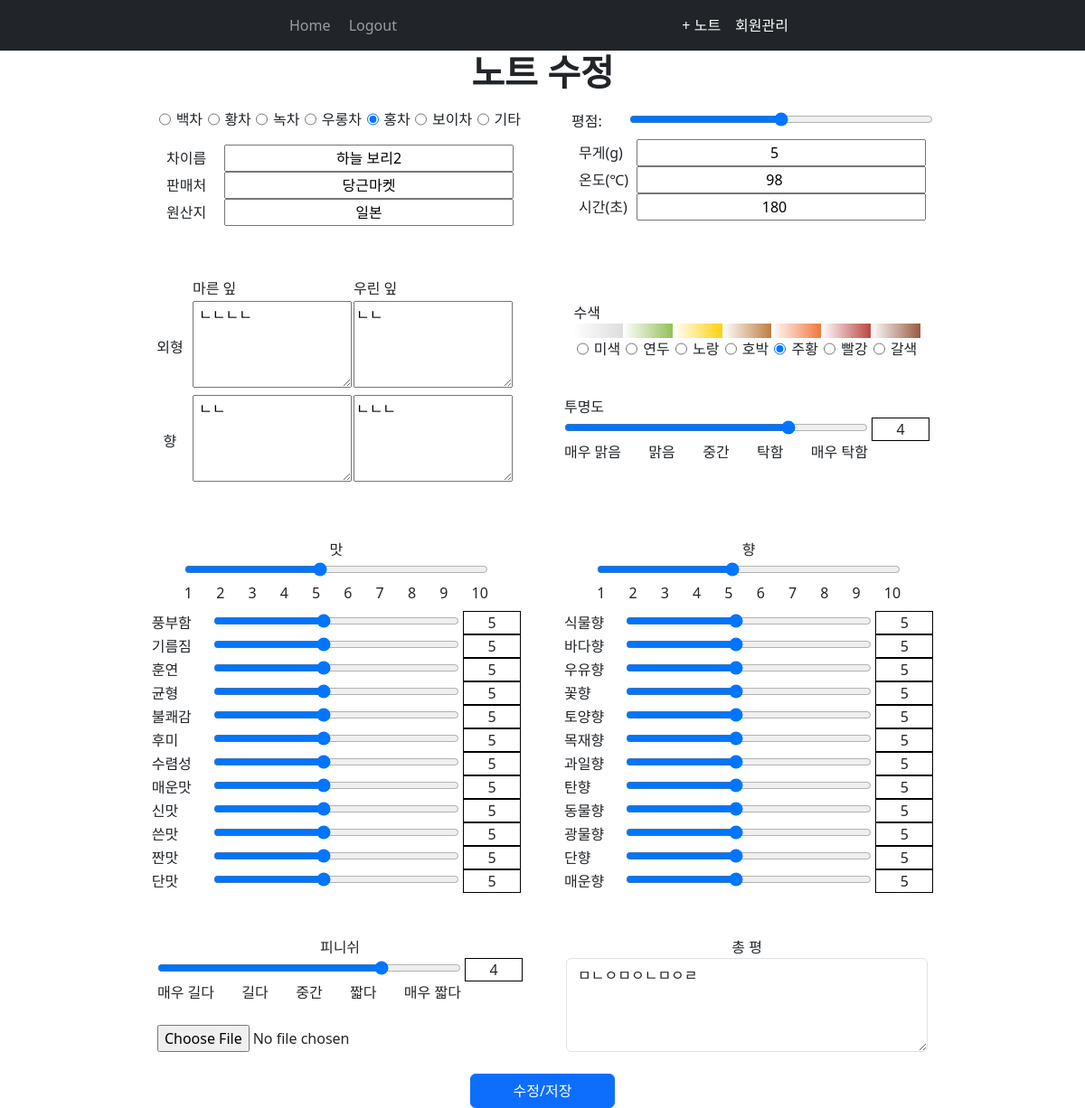
Page /teanote_modify/5 (signed in) on the committed database.
### website/models.py (models this page shows)
class Note(db.Model):
    id = db.Column(db.Integer, primary_key=True)  # ID
    teaname = db.Column(db.String(150), nullable=False)           # 차이름
    sailer = db.Column(db.String(150))           # 판매처
    country = db.Column(db.String(150))           # 원산지
    type_of_tea = db.Column(db.String(150))      # 차 종류: 백차, 황차, 녹차, ...
    tea_quantity = db.Column(db.Integer)          # 무게
    tea_temprature = db.Column(db.Integer)        # 온도
    tea_brew_time = db.Column(db.Integer)         # 시간
    grade = db.Column(db.Integer)  # 평점
    dry_leaf_appearence = db.Column(db.String(5000), nullable=True)  # 마른 잎 외형
    brew_leaf_appearence = db.Column(db.String(5000), nullable=True) # 우린 잎 외형
    dry_leaf_perfume = db.Column(db.String(5000), nullable=True)     # 마른 잎 향
    brew_leaf_perfume = db.Column(db.String(5000), nullable=True)    # 우린 잎 향
    strength_of_taste = db.Column(db.Integer)            # 맛의 강도
    t1 = db.Column(db.Integer)
    t2 = db.Column(db.Integer)
    t3 = db.Column(db.Integer)
    t4 = db.Column(db.Integer)
    t5 = db.Column(db.Integer)
    t6 = db.Column(db.Integer)
    t7 = db.Column(db.Integer)
    t8 = db.Column(db.Integer)
    t9 = db.Column(db.Integer)
    t10 = db.Column(db.Integer)
    t11 = db.Column(db.Integer)
    t12 = db.Column(db.Integer)
    strength_of_perfume = db.Column(db.Integer)
    p1 = db.Column(db.Integer)
    p2 = db.Column(db.Integer)
    p3 = db.Column(db.Integer)
    p4 = db.Column(db.Integer)
    p5 = db.Column(db.Integer)
    p6 = db.Column(db.Integer)
    p7 = db.Column(db.Integer)
    p8 = db.Column(db.Integer)
    p9 = db.Column(db.Integer)
    p10 = db.Column(db.Integer)
    p11 = db.Column(db.Integer)
    p12 = db.Column(db.Integer)
    leaf_color = db.Column(db.String(100), nullable=True) # 수색
    transparency = db.Column(db.Integer)   # 투명도
    finish = db.Column(db.Integer)   # 피니쉬
    note = db.Column(db.String(10000), nullable=True)   # 총평
    brief_note1 = db.Column(db.String(50))
    brief_note2 = db.Column(db.String(50))
    brief_note3 = db.Column(db.String(50))
    brief_note4 = db.Column(db.String(50))
    image = db.Column(db.String(150))    # 사진
    date = db.Column(db.DateTime(timezone=True), default=func.current_timestamp()) # 기록날짜
    user_id = db.Column(db.Integer, db.ForeignKey('user.id'))        # 사용자 id

### website/views.py (the view, shortened to what this page needs)
@views.route('/teanote_modify/<noteid>', methods=['GET', 'POST'])
@login_required
def teanote_modify(noteid):
    this_note = Note.query.get_or_404(noteid)
    return render_template("teanote_modify.html", note=this_note, user=current_user)

### website/templates/teanote_modify.html (shortened to what this page needs)
{% extends "base.html" %} {% block title %}New Note{% endblock %}
{% block content %}
<h1 class="page-title">노트 수정</h1>
{% set tea_kinds = {"백차":"white-tea", "황차": "yellow-tea", "녹차":"green-tea", "우롱차":"oorong", "홍차":"red-tea", "보이차":"boi", "기타": 'etc'} %}
<form id="teanote_form" method="POST" enctype="multipart/form-data">
    <div class="d-flex flex-wrap align-items-center justify-content-center bd-highlight" style="gap: 3rem;">
        <div class="bd-highlight mt-n2">
            <div class="d-flex flex-column align-items-center bd-highlight">
                <div class="p-2 bd-highlight">
                    <div class="d-flex justify-content-between bd-highlight" style="width: 25rem;" >
                        {% for tea_key, tea_value in tea_kinds.items() %}
                            <input type="radio" name="tea-types" id="{{ tea_value }}" value="{{ tea_key }}" {% if note.type_of_tea == tea_key %} checked {% endif %} />{{ tea_key }}
                        {% endfor %}
                    </div>
                </div>
                <div class="p-2 bd-highlight">
                    <div class="tea-outline-item">
                        <label class="input-label" for="teaname">차이름</label><input class="tea-outline-input" type="text" name = "teaname" id="teaname"  value="{{ note.teaname }}"/>
                    </div>
                    <div class="tea-outline-item">
                        <label class="input-label" for="sailer">판매처</label><input class="tea-outline-input" type="text" name = "sailer" id="sailer" value="{{ note.sailer }}" />
                    </div>
                    <div class="tea-outline-item">
                        <label class="input-label" for="country">원산지</label><input class="tea-outline-input" type="text" name = "country" id="country" value="{{ note.country }}" />
                    </div>
                </div>
            </div>
        </div>
        <div class="bd-highlight mt-1">
            <div class="d-flex flex-column align-items-center bd-highlight">
                <div class="bd-highlight">
                    <label class="input-label" for="country">평점: </label><input type="range" class="big-slider" min="1" max="5" name="grade" value="{{ note.grade }}" />
                </div>
                <div class="p-2 bd-highlight">
                    <div class="tea-outline-item">
                        <label class="input-label" for="tea-quantity">무게(g)</label><input class="tea-outline-input" type="number" name = "tea-quantity" id="tea-quantity" value="{{ note.tea_quantity }}" />
                    </div>
                    <div class="tea-outline-item">
                        <label class="input-label" for="tea-temprature">온도(℃)</label><input class="tea-outline-input" type="number" name = "tea-temprature" id="tea-temprature" value="{{ note.tea_temprature }}" />
                    </div>
                    <div class="tea-outline-item">
                        <label class="input-label" for="tea-brew-time">시간(초)</label><input class="tea-outline-input" type="number" name = "tea-brew-time" id="tea-brew-time" value="{{ note.tea_brew_time }}" />
                    </div>
                </div>
            </div>
        </div>
        <div class="bd-highlight mt-n4">
            <table style="border-collapse: collapse; border-spacing: 0; padding:0;" >
                <th>
                    <td class="leaf_detail_column"> 마른 잎</td>
                    <td class="leaf_detail_column"> 우린 잎</td>
                </th>
                <tr>
                    <td class="table-row-name">외형</td>
                    <td><textarea class="leaf-detail" name='dry-leaf-appearence' id='dry-leaf-appearence'>{{ note.dry_leaf_appearence }}</textarea>
                    <td><textarea class="leaf-detail" name='brew-leaf-appearence' id='brew-leaf-appearence'>{{ note.brew_leaf_appearence }}</textarea>
                </tr>
                <tr>
                    <td class="table-row-name">향</td>
                    <td><textarea class="leaf-detail" name='dry-leaf-perfume' id='dry-leaf-perfume' >{{ note.dry_leaf_perfume }}</textarea>
                    <td><textarea class="leaf-detail" name='brew-leaf-perfume' id='brew-leaf-perfume' >{{ note.brew_leaf_perfume }}</textarea>
                </tr>
            </table>
        </div>
        {% set colored_leaf = {"미색":"off-white-leaf", "연두":"light-green-leaf", "노랑":"yellow-leaf", "호박":"amber-leaf", "주황":"orange-leaf", "빨강":"red-leaf", "갈색":"brown-leaf"} %}
        <div class="bd-highlight mt-n4">
             <div class="d-flex flex-column align-items-center bd-highlight">
                <div class="p-2 bd-highlight">
                    <div> 수색 </div>
                    <div>
                        <table class="tea-leaf-color-table">
                            <tr class="colored-row">
                                <td class="colored-row-item" id="gradient-background1"> </td>
                                <td class="colored-row-item" id="gradient-background2"> </td>
                                <td class="colored-row-item" id="gradient-background3"> </td>
                                <td class="colored-row-item" id="gradient-background4"> </td>
                                <td class="colored-row-item" id="gradient-background5"> </td>
                                <td class="colored-row-item" id="gradient-background6"> </td>
                                <td class="colored-row-item" id="gradient-background7"> </td>
                            </tr>
                        </table>
                    </div>
                    <div>
                        <div class="d-flex justify-content-around bd-highlight">
                            {% for color_key, color_value in colored_leaf.items() %}
                                <input type="radio" name="leaf-color" id="{{ color_value }}" value="{{ color_key }}" {% if note.leaf_color == color_key %} checked {% endif %} />{{ color_key }}
                            {% endfor %}
                        </div>
                    </div>
                </div>
                <span class="d-block p-0 "> &nbsp; </span>
                <div class="p-2 bd-highlight">
                    <div> 투명도</div>
                    <div>
                        <input type="range" class="big-slider" name="transparency-slider" min="1" max="5" value="{{ note.transparency }}" oninput="document.getElementById('tea-transparency').innerHTML=this.value;" />
                        <span class="value-indicator" id="tea-transparency">{{ note.transparency }}</span>
                        <div class="d-flex justify-content-between" style="width: 21rem;">
                            <span>매우 맑음</span><span>맑음</span><span>중간</span><span>탁함</span><span>매우 탁함</span>
                        </div>
                    </div>
                </div>
            </div>
        </div>
        <div class="bd-highlight mt-n4">
            <div class="d-flex flex-column align-items-center bd-highlight">
                <div class="p-2 bd-highlight">
                    <div class="d-flex flex-column align-items-center bd-highlight">
                        <div class="bd-highlight">맛</div>
                        <div class="bd-highlight">
                            <div class="d-flex flex-column align-items-center bd-highlight">
                                <div class="bd-highlight">
                                    <input type="range" class="big-slider" name="taste-slider" id="taste-slider" min="1" max="10" value="{{ note.strength_of_taste }}" />
                                    <div class="d-flex justify-content-between bd-highlight">
                                        <span>1</span><span>2</span><span>3</span><span>4</span><span>5</span><span>6</span><span>7</span><span>8</span><span>9</span><span>10</span>
                                    </div>
                                </div>
                            </div>
                        </div>
                    </div>
                </div>
                {% for taste in ['풍부함', '기름짐', '훈연', '균형', '불쾌감', '후미', '수렴성', '매운맛', '신맛', '쓴맛', '짠맛', '단맛'] %}
                {% set tastes = [note.t1, note.t2, note.t3, note.t4, note.t5, note.t6, note.t7, note.t8, note.t9, note.t10, note.t11, note.t12] %}
                <div class="bd-highlight">
                    <label class="survey-label" for="t{{ loop.index }}">{{ taste }}</label>
                    <input type="range" class="small-slider" name="t{{ loop.index }}" id="t{{ loop.index }}" min="1" max="10" value="{{ tastes[loop.index-1] }}" oninput="document.getElementById('t{{ loop.index }}_value').innerHTML=this.value;"/>
                    <span class="value-indicator" id="t{{ loop.index }}_value">{{ tastes[loop.index-1] }}</span>
                </div>
                {% endfor %}
            </div>
        </div>
        <div class="bd-highlight mt-n4">
            <div class="d-flex flex-column align-items-center bd-highlight">
                <div class="p-2 bd-highlight">
                    <div class="d-flex flex-column align-items-center bd-highlight">
                        <div class="bd-highlight">향</div>
                        <div class="bd-highlight">
                            <div class="d-flex flex-column align-items-center bd-highlight">
                                <div class="bd-highlight">
                                    <input type="range" class="big-slider" name="perfume-slider" min="1" max="10" value="{{ note.strength_of_perfume }}" />
                                    <div class="d-flex justify-content-between bd-highlight">
                                        <span>1</span><span>2</span><span>3</span><span>4</span><span>5</span><span>6</span><span>7</span><span>8</span><span>9</span><span>10</span>
                                    </div>
                                </div>
                            </div>
                        </div>
                    </div>
                </div>
                {% for perfume in ['식물향', '바다향', '우유향', '꽃향', '토양향', '목재향', '과일향', '탄향', '동물향', '광물향', '단향', '매운향'] %}
                {% set perfumes = [note.p1, note.p2, note.p3, note.p4, note.p5, note.p6, note.p7, note.p8, note.p9, note.p10, note.p11, note.p12] %}
                <div class="bd-highlight">
                    <label class="survey-label" for="p{{ loop.index }}">{{ perfume }}</label>
                    <input type="range" class="small-slider" name="p{{ loop.index }}" id="p{{ loop.index }}" min="1" max="10" value="{{ perfumes[loop.index-1] }}" oninput="document.getElementById('p{{ loop.index }}_value').innerHTML=this.value;" />
                    <span class="value-indicator" id="p{{ loop.index }}_value">{{ perfumes[loop.index-1] }}</span>
                </div>
                {% endfor %}
            </div>
        </div>
        <div class="bd-highlight mt-n4">
            <div class="d-flex flex-column align-items-center bd-highlight">
                <div class="bd-highlight"> 피니쉬 </div>
                <div class="bd-highlight">
                    <input type="range" class="big-slider" name="finish-slider" min="1" max="5" value="{{ note.finish }}" oninput="document.getElementById('tea-finish').innerHTML=this.value;" />
                    <span class="value-indicator" id="tea-finish">{{ note.finish }}</span>
                    <div class="d-flex justify-content-between" style="width: 21rem;">
                        <span>매우 길다</span><span>길다</span> <span>중간</span><span>짧다</span><span>매우 짧다</span>
                    </div>
                </div>
            </div>
            <span class="d-block p-0 "> &nbsp; </span>
            <input class="full-width" type="file" class="btn btn-primary" name="file" />
        </div>
        <div class="bd-highlight mt-n4">
            <div class="d-flex flex-column align-items-center bd-highlight">
                <div class="hd-highlight">총 평</div>
                <div class="hd-highlight" style="width: 25rem;">
                    <textarea class="form-control" name="note" id="note" style="height:6.5rem;">{{ note.note }}</textarea>
                </div>
            </div>
        </div>
    </div>
    <span class="d-block p-0 "> &nbsp; </span>
    <div class="d-flex flex-column align-items-center bd-highlight">
        <div class="bd-highlight mt-n3">
            <button type="submit" class="btn btn-primary" id="submit-button" style="width: 10rem;">수정/저장</button>
        </div>
    </div>
</form>
{% endblock %}

### rows in the picture
Note: type_of_tea "☑", teaname "하늘 보리2", sailer "당근마켓", country "일본", grade "3", tea-quantity "5", tea-temprature "98", tea-brew-time "180", dry-leaf-appearence "ㄴㄴㄴㄴ", brew-leaf-appearence "ㄴㄴ", dry-leaf-perfume "ㄴㄴ", brew-leaf-perfume "ㄴㄴㄴ", leaf_color "☑", transparency-slider "4", transparency "4", taste-slider "5", perfume-slider "5", finish-slider "4", finish "4", note "ㅁㄴㅇㅁㅇㄴㅁㅇㄹ"

### other values in the picture
{{ tea_key }} "백차" "황차" "녹차" "우롱차" "홍차" "보이차" "기타"
{{ color_key }} "미색" "연두" "노랑" "호박" "주황" "빨강" "갈색"
{{ taste }} "풍부함" "기름짐" "훈연" "균형" "불쾌감" "후미" "수렴성" "매운맛" "신맛" "쓴맛" "짠맛" "단맛"
{{ tastes[loop.index-1] }} "5" "5" "5" "5" "5" "5" "5" "5" "5" "5" "5" "5"
{{ perfume }} "식물향" "바다향" "우유향" "꽃향" "토양향" "목재향" "과일향" "탄향" "동물향" "광물향" "단향" "매운향"
{{ perfumes[loop.index-1] }} "5" "5" "5" "5" "5" "5" "5" "5" "5" "5" "5" "5"
